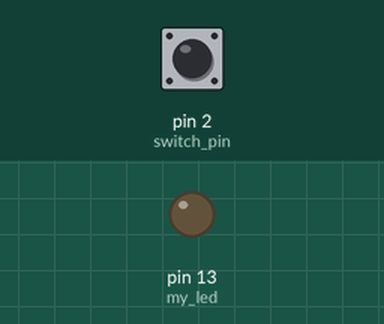
Recording of a sketch running on a simulated Arduino Uno, built with avr-gcc and run on an emulated ATmega328P. On the bench: output pins drawn as LEDs (lit = HIGH). The test bench sets the inputs (shaded band); at power-on: pin 2 (switch_pin) LOW.

Above: at 1.2 s.
1.3 s: pin 2 (switch_pin) pulled HIGH for 0.15 s
At 1.37 s:
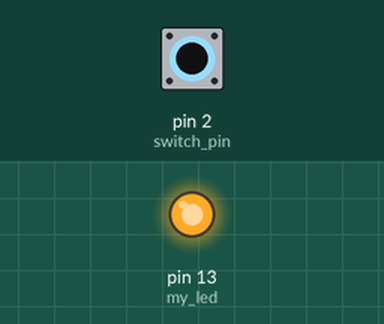
2.9 s: pin 2 (switch_pin) pulled HIGH for 3.2 s
At 7.4 s:
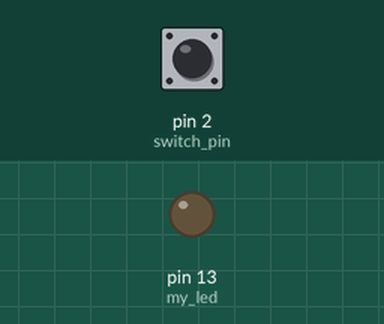
Timing chart, 0 to 8.9 s (numbered marks = the images above; inputs shaded):
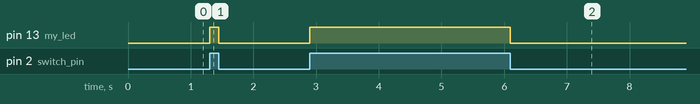

The sketch:

on_swichison.ino
```cpp
int switch_pin = 2;
int switch_value ;
int my_led= 13;

void setup() {
  // put your setup code here, to run once:
  pinMode(switch_pin, INPUT);
  pinMode(my_led,OUTPUT);

}

void loop() {
  // put your main code here, to run repeatedly:
  switch_value = digitalRead(switch_pin);
  if(switch_value==HIGH)
  digitalWrite(my_led,HIGH);
  else
  digitalWrite(my_led,LOW);
}
```

Measured:
- after the input at 1.3 s, pin 13 (my_led): LOW → HIGH at once, → LOW 0.15 s later
- after the input at 2.9 s, pin 13 (my_led): LOW → HIGH at once, → LOW 3.2 s later
